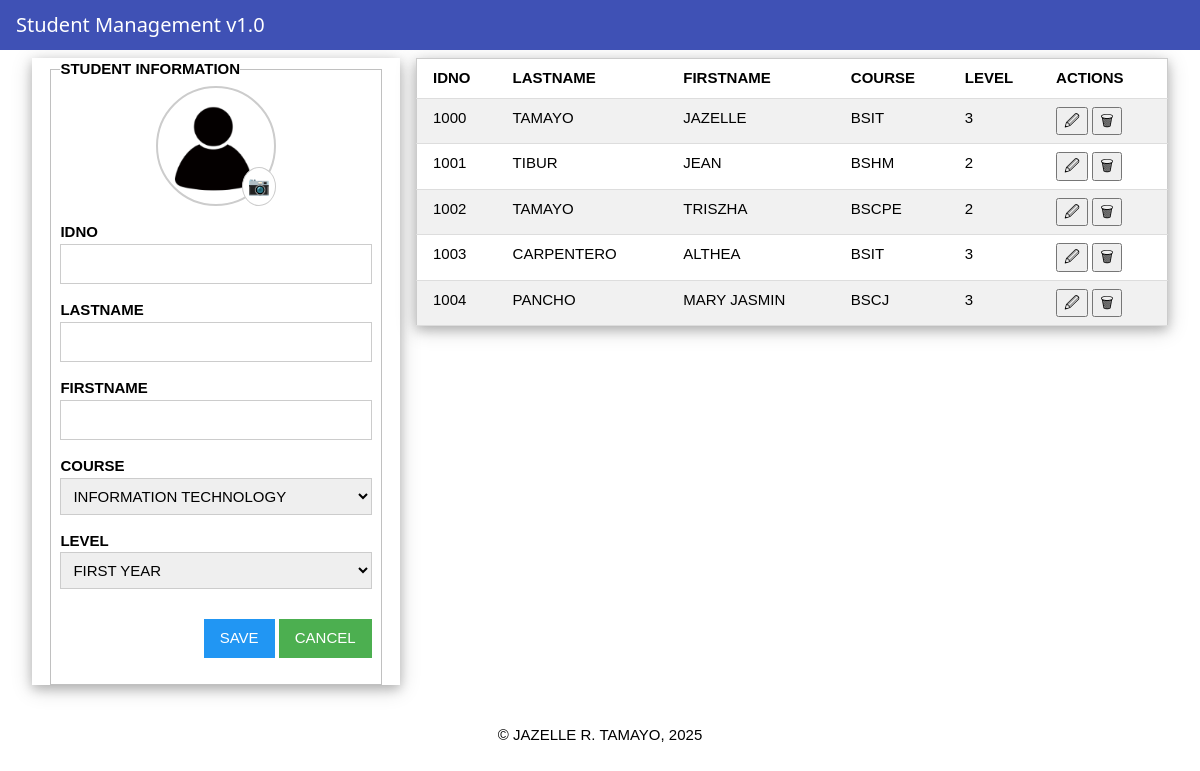
The page / on the database its author committed.
### tables this page shows
CREATE TABLE students(
id integer primary key autoincrement,
idno varchar(10) unique,
lastname varchar(25),
firstname varchar(25),
course varchar(10),
level varchar(5), image varchar(25));

### app.py (the view)
@app.route("/")
def index():
    students = getall("students")
    return render_template("index.html", studentlist=students)

### db/dbhelper.py (called while the page is built)
def _get_conn():
    conn = connect(database)
    conn.row_factory = Row
    return conn

def getprocess(sql: str, vals: List[Any]) -> List[Row]:
    conn = _get_conn()
    cursor = None
    try:
        cursor = conn.cursor()
        cursor.execute(sql, vals)
        data = cursor.fetchall()
        return data
    finally:
        if cursor:
            try:
                cursor.close()
            except Exception:
                pass
        if conn:
            try:
                conn.close()
            except Exception:
                pass

def getall(table: str) -> List[Row]:
    sql: str = f"SELECT * FROM `{table}`"
    return getprocess(sql, [])

### templates/index.html (shortened to what this page needs)
{% extends "base.html" %}
{% block content %}
<div class="w3-row-padding">
    <div class="w3-third w3-margin-bottom">
        <div class="w3-card-4 w3-container s3-padding">
            <fieldset>
                <legend><b>STUDENT INFORMATION</b></legend>
                <form enctype="multipart/form-data" method="post" action="/add">
<center>
    <div class="avatar-container">
        <img id="avatarPreview"
            data-default="{{ url_for('static', filename='images/account.png') }}"
            src="{{ url_for('static', filename='images/account.png') }}"
            alt="avatar">
        <span class="avatar-icon">&#128247;</span>
    </div>
</center>
                    <p>
                        <label><b>IDNO</b></label>
                        <input type="number" name="idno" id="idno" class="w3-input w3-border">
                    </p>
                    <p>
                        <label><b>LASTNAME</b></label>
                        <input type="text" name="lastname" id="lastname" class="w3-input w3-border">
                    </p>
                    <p>
                        <label><b>FIRSTNAME</b></label>
                        <input type="text" name="firstname" id="firstname" class="w3-input w3-border">
                    </p>
                    <p>
                        <label><b>COURSE</b></label>
                        <select name="course" id="course" class="w3-input w3-border">
                            <option value="bsit">INFORMATION TECHNOLOGY</option>
                        </select>
                    </p>
                    <p>
                        <label><b>LEVEL</b></label>
                        <select name="level" id="level" class="w3-input w3-border">
                            <option value="1">FIRST YEAR</option>
                        </select>
                    </p>
                    <p class="w3-right">
                        <input type="submit" value="SAVE" class="w3-button w3-blue">
                        <input type="reset" value="CANCEL" class="w3-button w3-green">
                    </p>
                </form>
            </fieldset>
        </div>
    </div>
    <div class="w3-twothird w3-container">
        <table class="w3-table-all w3-card-4">
            <tr>
                <th>IDNO</th>
                <th class="w3-hide-small w3-hide-medium">LASTNAME</th>
                <th class="w3-hide-small w3-hide-medium">FIRSTNAME</th>
                <th class="w3-hide-small w3-hide-medium">COURSE</th>
                <th class="w3-hide-small w3-hide-medium">LEVEL</th>
                <th>ACTIONS</th>
            </tr>
            {% for student in studentlist %}
            <tr
                data-idno="{{ student['idno'] }}"
                data-lastname="{{ student['lastname'] }}"
                data-firstname="{{ student['firstname'] }}"
                data-course="{{ student['course'] }}"
                data-level="{{ student['level'] }}"
                data-image="{{ student['image'] if student['image'] else '' }}"
            >
                <td>{{ student['idno'] }}</td>
                <td class="w3-hide-small w3-hide-medium">{{ student['lastname'].upper() }}</td>
                <td class="w3-hide-small w3-hide-medium">{{ student['firstname'].upper() }}</td>
                <td class="w3-hide-small w3-hide-medium">{{ student['course'].upper() }}</td>
                <td class="w3-hide-small w3-hide-medium">{{ student['level'] }}</td>
                <td>
                    <button type="button" class="edit-btn">&#128393;</button>
                    <button type="button" class="delete-btn">&#128465;</button>
                </td>
            </tr>
            {% endfor %}
        </table>
    </div>
</div>
{% endblock %}

### templates/base.html (shortened to what this page needs)
<!DOCTYPE html>
<html lang="en">
    <head>
        <link rel="stylesheet" href="{{ url_for('static', filename='css/w3.css') }}">
        <link rel="stylesheet" href="{{ url_for('static', filename='css/style.css') }}">
    </head>
    <body>
        <div class="w3-bar w3-container w3-indigo" style="position:sticky;top:0;">
            <h4>Student Management v1.0</h4>
        </div>
        <div class ="w3-container w3-padding">
            {% block content %}
            {% endblock %}
        </div>
        <p style="text-align: center;">
            &copy; JAZELLE R. TAMAYO, 2025
        </p>
    </body>
</html>

### static/css/w3.css (style rules this page uses)
*,*:before,*:after { box-sizing:inherit }
html { -ms-text-size-adjust:100%;-webkit-text-size-adjust:100% }
body { margin:0 }
b,strong { font-weight:bolder }
img { border-style:none }
button,input,select,textarea,optgroup { font:inherit;margin:0 }
button,input { overflow:visible }
button,select { text-transform:none }
button,[type=button],[type=reset],[type=submit] { -webkit-appearance:button }
fieldset { border:1px solid #c0c0c0;margin:0 2px;padding:.35em .625em .75em }
legend { color:inherit;display:table;max-width:100%;padding:0;white-space:normal }
html,body { font-family:Verdana,sans-serif;font-size:15px;line-height:1.5 }
html { overflow-x:hidden }
h4 { font-size:20px }
h1,h2,h3,h4,h5,h6 { font-family:"Segoe UI",Arial,sans-serif;font-weight:400;margin:10px 0 }
img { vertical-align:middle }
.w3-table,.w3-table-all { border-collapse:collapse;border-spacing:0;width:100%;display:table }
.w3-table-all { border:1px solid #ccc }
.w3-bordered tr,.w3-table-all tr { border-bottom:1px solid #ddd }
.w3-table-all tr:nth-child(odd) { background-color:#fff }
.w3-table-all tr:nth-child(even) { background-color:#f1f1f1 }
.w3-table td,.w3-table th,.w3-table-all td,.w3-table-all th { padding:8px 8px;display:table-cell;text-align:left;vertical-align:top }
.w3-table th:first-child,.w3-table td:first-child,.w3-table-all th:first-child,.w3-table-all td:first-child { padding-left:16px }
.w3-btn,.w3-button { border:none;display:inline-block;padding:8px 16px;vertical-align:middle;overflow:hidden;text-decoration:none;color:inherit;background-color:inherit;text-align:center;cursor:pointer;white-space:nowrap }
.w3-btn,.w3-button { -webkit-touch-callout:none;-webkit-user-select:none;-khtml-user-select:none;-moz-user-select:none;-ms-user-select:none;user-select:none }
.w3-input { padding:8px;display:block;border:none;border-bottom:1px solid #ccc;width:100% }
.w3-bar { width:100%;overflow:hidden }
.w3-container:after,.w3-container:before,.w3-panel:after,.w3-panel:before,.w3-row:after,.w3-row:before,.w3-row-padding:after,.w3-row-padding:before, .w3-cell-row:before,.w3-cell-row:after,.w3-clear:after,.w3-clear:before,.w3-bar:before,.w3-bar:after { content:"";display:table;clear:both }
.w3-col,.w3-half,.w3-third,.w3-twothird,.w3-threequarter,.w3-quarter { float:left;width:100% }
@media (min-width:601px) { .w3-col.m4,.w3-third { width:33.33333% } }
@media (min-width:601px) { .w3-col.m8,.w3-twothird { width:66.66666% } }
.w3-row-padding,.w3-row-padding>.w3-half,.w3-row-padding>.w3-third,.w3-row-padding>.w3-twothird,.w3-row-padding>.w3-threequarter,.w3-row-padding>.w3-quarter,.w3-row-padding>.w3-col { padding:0 8px }
.w3-container,.w3-panel { padding:0.01em 16px }
.w3-card-4,.w3-hover-shadow:hover { box-shadow:0 4px 10px 0 rgba(0,0,0,0.2),0 4px 20px 0 rgba(0,0,0,0.19) }
.w3-border { border:1px solid #ccc!important }
.w3-margin-bottom { margin-bottom:16px!important }
.w3-padding { padding:8px 16px!important }
.w3-right { float:right!important }
.w3-blue,.w3-hover-blue:hover { color:#fff!important;background-color:#2196F3!important }
.w3-green,.w3-hover-green:hover { color:#fff!important;background-color:#4CAF50!important }
.w3-indigo,.w3-hover-indigo:hover { color:#fff!important;background-color:#3f51b5!important }

### static/css/style.css (style rules this page uses)
input[type="text"], input[type="number"] { text-transform: uppercase; }
.avatar-container { position: relative; display: inline-block; width: 120px; height: 120px; }
#avatarPreview { width: 100%; height: 100%; border-radius: 50%; object-fit: cover; border: 2px solid #ccc; }
.avatar-icon { position: absolute; bottom: 0; right: 0; background-color: white; border-radius: 50%; padding: 5px; border: 1px solid #ccc; cursor: pointer; font-size: 18px; }

### rows shown on the page
students: idno "1000", lastname "TAMAYO", firstname "JAZELLE", course "BSIT", level "3"
students: idno "1001", lastname "TIBUR", firstname "JEAN", course "BSHM", level "2"
students: idno "1002", lastname "TAMAYO", firstname "TRISZHA", course "BSCPE", level "2"
students: idno "1003", lastname "CARPENTERO", firstname "ALTHEA", course "BSIT", level "3"
students: idno "1004", lastname "PANCHO", firstname "MARY JASMIN", course "BSCJ", level "3"
